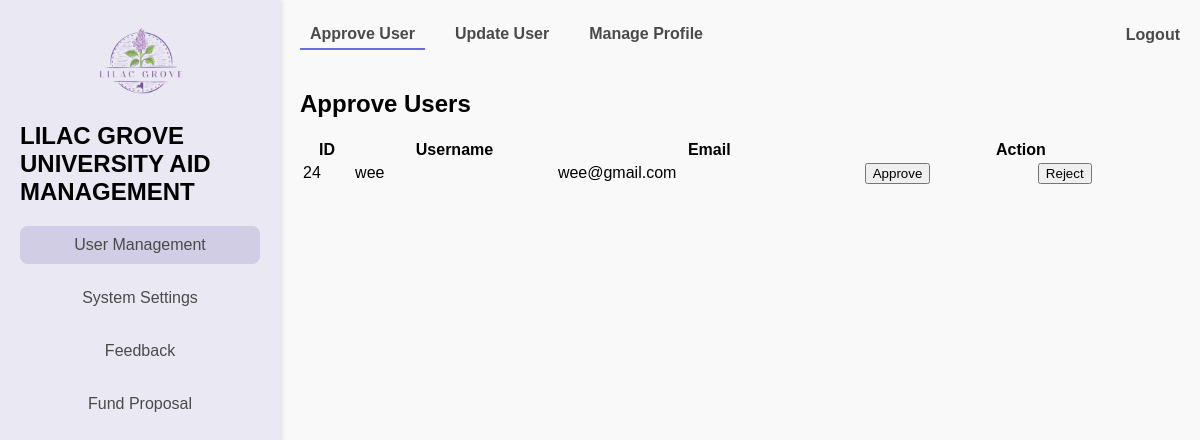
The page /profile/ (signed in) on the database as committed earlier.
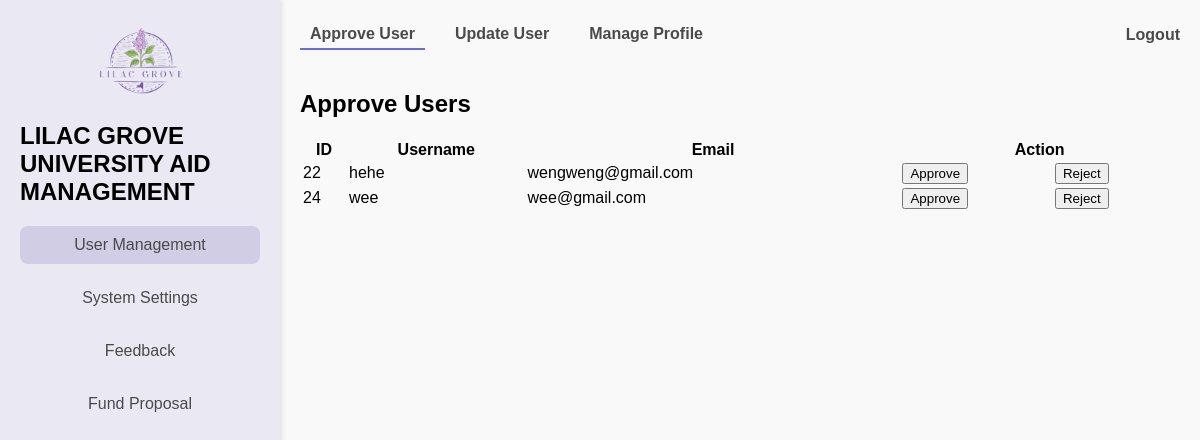
The same page on the database as committed later.
### users/models.py (models this page shows, shortened)
class Account(AbstractUser):
    ROLE_LIST = [
        ('student', 'Student'),
        ('officer', 'Aid Officer'),
        ('funder', 'Funder'),
        ('administrator', 'Administrator'),
    ]
    role                = models.CharField(max_length=13, choices=ROLE_LIST)
    study_program       = models.CharField(max_length=100, blank=True, null=True) # only for Students
    years_of_study      = models.IntegerField(blank=True, null=True)
    gpa                 = models.FloatField(blank=True, null=True)
    organization_name   = models.CharField(max_length=255, blank=True, null=True)
    is_approved         = models.BooleanField(default=False)
    phone_number        = models.CharField(max_length=15, blank=True, null=True)
    created_at          = models.DateTimeField(default=now)
    updated_at          = models.DateTimeField(auto_now=True)
    class Meta:
        db_table = 'users_masterlist'

### users/views.py (the view)
# urls.py: path('profile/', views.dashboard, name = 'dashboard'),
@login_required
def dashboard(request):
    role_dashboard_map = {
        'administrator': admin_dashboard,
        'student': student_dashboard,
        'officer': officer_dashboard,
        'funder': funder_dashboard,
    }
    user_role = request.user.role
    if user_role in role_dashboard_map:
        return role_dashboard_map[user_role](request)
    else:
        messages.error(request, "Your role is not recognized. Please contact support.")
        return redirect('home')  # Redirect to a safe fallback page

### users/views.py (called while the page is built)
def role_required(role_name):
    def decorator(view_func):
        def wrapper(request, *args, **kwargs):
            if request.user.role != role_name:
                raise PermissionDenied("You do not have permission to access this page.")
            return view_func(request, *args, **kwargs)
        return wrapper
    return decorator

@role_required('administrator')
@login_required
def admin_dashboard(request):
    active_tab = request.GET.get('tab', 'pending_users')
    if request.user.role != 'administrator':
        raise PermissionDenied("You do not have permission to access this page.")
    context = {'active_tab': active_tab}
    if active_tab == 'pending_users':
        pending_users = Account.objects.filter(is_approved=False)
        context['pending_users'] = pending_users
    elif active_tab == 'update_user':
        users = Account.objects.all()
        context['users'] = users
    elif active_tab == 'manage_profile':
        pass
    return render(request, 'dashboards/admin_dashboard.html', context)

### users/templates/dashboards/admin_dashboard.html (shortened to what this page needs)
{% extends "dashboards/dashboard.html" %}
{% load static %}
{% block menu %}
    <a href="#" class="menu-item active">User Management</a>
    <a href="#" class="menu-item">System Settings</a>
    <a href="#" class="menu-item">Feedback</a>
    <a href="#" class="menu-item">Fund Proposal</a>
{% endblock menu %}
{% block navbar %}
    <a href="{% url 'dashboard' %}?tab=pending_users" class="tab {% if active_tab == 'pending_users' %}active{% endif %}">Approve User</a>
    <a href="{% url 'dashboard' %}?tab=update_user" class="tab {% if active_tab == 'update_user' %}active{% endif %}">Update User</a>
    <a href="{% url 'dashboard' %}?tab=manage_profile" class="tab {% if active_tab == 'manage_profile' %}active{% endif %}">Manage Profile</a>
{% endblock navbar %}
{% block dashboard %}
    {% if active_tab == 'pending_users' %}
        <h2>Approve Users</h2>
        <table>
            <thead>
                <tr>
                    <th>ID</th>
                    <th>Username</th>
                    <th>Email</th>
                    <th colspan='2'>Action</th>
                </tr>
            </thead>
            <tbody>
                {% for user in pending_users %}
                <tr>
                    <td>{{ user.id }}</td>
                    <td>{{ user.username }}</td>
                    <td>{{ user.email }}</td>
                    <td>
                        <form action="{% url 'approve_user' user.id %}" method="post" style="display: inline;">
                            <button type="submit" class="btn btn-success">Approve</button>
                        </form>
                    </td>
                    <td>
                        <form action="{% url 'reject_user' user.id %}" method="post" style="display: inline;" onsubmit="return confirm('Are you sure you want to reject this user?');">
                            <button type="submit" class="btn btn-danger">Reject</button>
                        </form>
                    </td>
                </tr>
                {% empty %}
                <tr>
                    <td colspan="5">No pending users to approve.</td>
                </tr>
                {% endfor %}
            </tbody>
        </table>
    {% elif active_tab == 'manage_profile' %}
        <h2>Manage Profile</h2>
    {% endif %}
{% endblock dashboard %}

### users/templates/dashboards/dashboard.html (shortened to what this page needs)
{% extends "base.html" %}
{% load static %}
{% block statics %}
    <link rel="stylesheet" href="{% static 'css/Dashboard.css' %}">
{% endblock statics %}
{% block content %}
    <div class="container">
        <aside class="sidebar">
            <div class="logo">
                <img src="{% static "img/logo.png" %}" alt="Lilac Grove Logo">
                <h1>LILAC GROVE UNIVERSITY AID MANAGEMENT</h1>
            </div>
            <nav class="menu">
                {% block menu %}{% endblock menu %}
            </nav>
        </aside>
        <main class="content">
            <div class="navbar">
                <div class="tabs">
                    {% block navbar %}{% endblock navbar %}
                </div>
                <div class="logout">
                    <a href="{% url "logout" %}">Logout</a>
                </div>
            </div>
            {% block dashboard %}{% endblock dashboard %}
        </main>
    </div>
{% endblock content %}

### template/base.html (shortened to what this page needs)
{%load static%}
<!DOCTYPE html>
<html lang="en">
<head>
  <link rel="stylesheet" href="{%static "css/main.css" %}">
  {% block statics %}{% endblock statics %}
</head>
<body>
  {% block content %}
  {% endblock content %}
</body>
</html>

### static/css/main.css (style rules this page uses)
body { font-family: Arial, sans-serif; margin: 0; padding: 0; background-color: #f9f9f9; min-height: 100vh; display: flex; justify-content: center; align-items: center; }

### users/static/css/dashboard.css (style rules this page uses)
.container { display: flex; min-height: 100vh; width: 100%; margin: 0; padding: 0; overflow: hidden; }
.sidebar { width: 240px; background-color: #eae8f2; padding: 20px; box-shadow: 2px 0 5px rgba(0, 0, 0, 0.1); }
.logo img { max-width: 120px; margin: 0 auto 20px; display: block; }
.menu { display: flex; flex-direction: column; gap: 15px; }
.menu-item { text-decoration: none; color: #4a4a4a; font-size: 16px; padding: 10px; text-align: center; border-radius: 8px; transition: background-color 0.3s; }
.menu-item:hover, .menu-item.active { background-color: #d1cde5; color: #4a4a4a; }
.content { flex: 1; display: flex; flex-direction: column; padding: 20px; box-sizing: border-box; width: calc(100% - 240px); overflow-y: auto; }
.navbar { display: flex; justify-content: space-between; align-items: center; margin-bottom: 20px; }
.tabs { display: flex; gap: 20px; }
.tab { text-decoration: none; font-weight: bold; color: #4a4a4a; padding: 5px 10px; border-bottom: 2px solid transparent; transition: border-color 0.3s; }
.tab.active { border-color: #6b6bdf; }
.logout a { text-decoration: none; color: #4a4a4a; font-weight: bold; }

Rows that differ between the two databases and show on the page:
now on this page (row edited): Account: id "22", username "hehe", email "wengweng@gmail.com"
